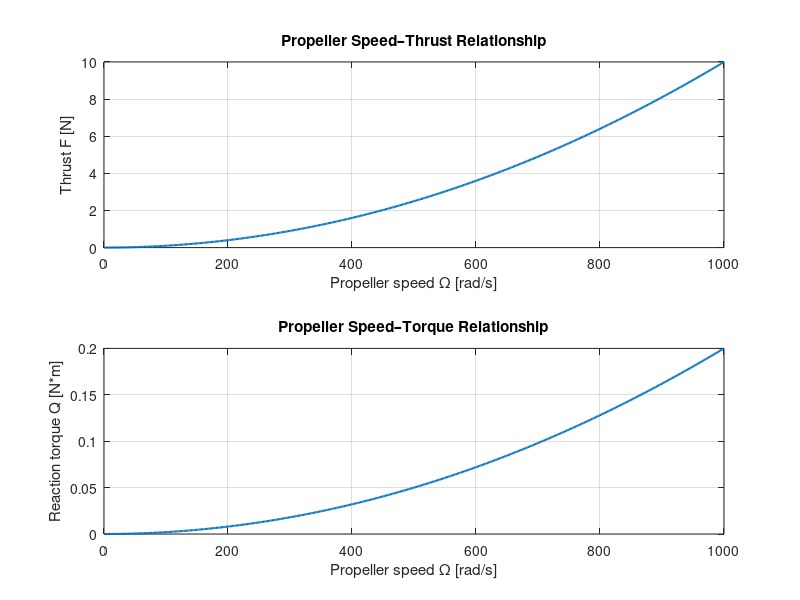

MATLAB code for this plot:
% Original initialization script for uav_open_loop.slx; values unchanged.
% Run this script in the MATLAB base workspace before running the model.
% m is TOTAL mass (base + four rotors). Jx/Jy/Jz are the equivalent TOTAL
% inertias; they differ from the base_link-only tensor in Gazebo model.sdf.
% tau_propeller=0.12 s matches both motor rise/fall constants in Gazebo.
% The four reference speeds branch to ROS BEFORE the local motor dynamics.
% This script initializes parameters and draws the thrust/reaction-torque
% curves. The SLX stores references, initial vehicle state, and ROS blocks.
% omega_min/max bound the static sweep; no saturation is added to the model.


%% Quadrotor parameters

m  = 1.0;       % Total mass [kg]
g  = 9.81;      % Gravitational acceleration [m/s^2]
L  = 0.20;      % Motor-to-centre distance [m]

Jx = 0.01085536;    % Roll moment of inertia [kg*m^2]
Jy = 0.01085536;    % Pitch moment of inertia [kg*m^2]
Jz = 0.02168;       % Yaw moment of inertia [kg*m^2]
    
kf = 1.0e-5;    % Thrust coefficient [N/(rad/s)^2]
km = 2.0e-7;    % Reaction-torque coefficient [N*m/(rad/s)^2]

% Motor acceleration time constant [s]
tau_propeller = 0.12; % Motor deceleration time constant [s]

omega_min = 0;    % Minimum propeller speed [rad/s]
omega_max = 1000; % Maximum propeller speed [rad/s]

J = diag([Jx Jy Jz]);  % Inertia Matrix for the quadrator


% Propeller Dynamics (Thrust & Angular Velocity & Reaction (Yawing) Torque Relation)
omega = linspace(omega_min, omega_max, 500);

thrust = kf .* omega.^2;
torque = km .* omega.^2;

figure;

subplot(2,1,1);
plot(omega, thrust, 'LineWidth', 1.5);
grid on;
xlabel('Propeller speed \Omega [rad/s]');
ylabel('Thrust F [N]');

title('Propeller Speed–Thrust Relationship');
subplot(2,1,2);
plot(omega, torque, 'LineWidth', 1.5);
grid on;
xlabel('Propeller speed \Omega [rad/s]');
ylabel('Reaction torque Q [N*m]');
title('Propeller Speed–Torque Relationship');

% Hover Speed 

omega_hover = sqrt(m *g / (4 * kf));  % rad/s

omega_hover_rpm=omega_hover * 60 / (2*pi);


P=[m; g; Jx; Jy; Jz];
